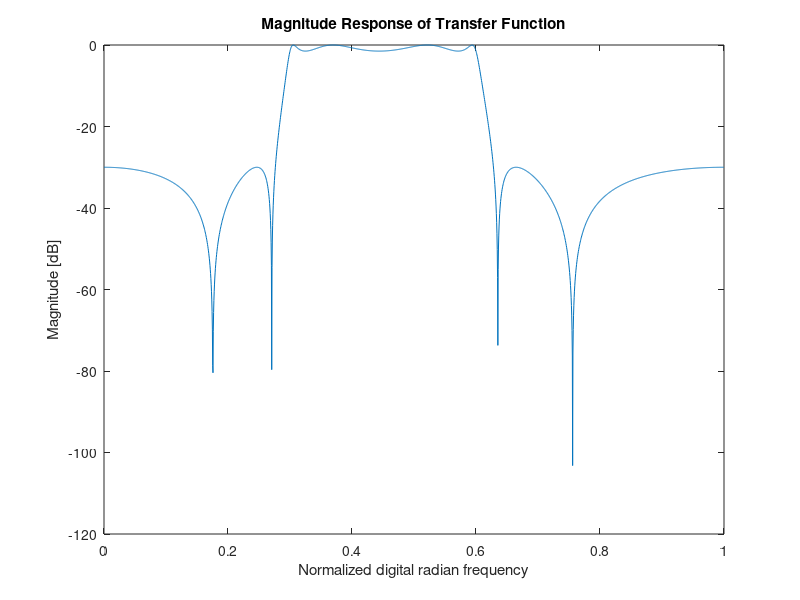

Write MATLAB code to recreate this figure. (Note: this script raises an error after producing the figure.)
%% Alexander Faust
%
% ECE-310 Problem Set 4 - Quantization
%
% November 26, 2023
clc; clear; close all;

%% Question 4 
ellip_order = 8;                        % Elliptic filter order
Rp_ripple = 1.5;                        % Passband ripple [dB]
Rs_ripple = 30;                         % Stopband ripple [dB]
Wn = [0.3 0.6];                        % Passband length

[z, p, k] = ellip((ellip_order/2), Rp_ripple, Rs_ripple, Wn);

% Part a) - Convert to transfer function form
N = 2048;                           % Number of points for filter
[NUM, DEN] = zp2tf(z, p, k);
[tf, W] = freqz(NUM, DEN, N);

% List frequency to plot against:
fs = 10;              
frequencies = linspace(0, fs/2, 1000);

% Create figure of transfer function
figure;
plot(W/pi, 20*log10(abs(tf)));
title("Magnitude Response of Transfer Function");
xlabel("Normalized digital radian frequency");
ylabel("Magnitude [dB]");

% Part b) - Obtain SOS form
[SOS_up, G_up] = zp2sos(z, p, k, 'UP','inf');
[SOS_down, G_down] = zp2sos(z, p, k, 'DOWN', 'inf');

% Part c) - Check magnitude of poles and zeros from SOS
[SOS_up_poles, SOS_up_zeros, SOS_up_k] = sos2zp(SOS_up);
[SOS_down_poles, SOS_down_zeros, SOS_down_k] = sos2zp(SOS_down);

MAG_poles_up = abs(SOS_up_poles);
MAG_poles_down = abs(SOS_down_poles);
MAG_zeros_up = abs(SOS_up_zeros);
MAG_zeros_down = abs(SOS_down_zeros);

% Part d) - Create H1(z), H2(z), ... H_L(z):
NUM1_up = SOS_up(1, 1:3); %B's
NUM2_up = SOS_up(2, 1:3);
NUM3_up = SOS_up(3, 1:3);
NUM4_up = SOS_up(4, 1:3);

DEN1_up = SOS_up(1, 4:end); % A's
DEN2_up = SOS_up(2, 4:end);
DEN3_up = SOS_up(3, 4:end);
DEN4_up = SOS_up(4, 4:end);

% Compute convolution terms for numerator terms i.e. B's
conv_NUM1_NUM2_up = conv(NUM1_up, NUM2_up);
conv_NUM1_NUM2_NUM3_up = conv(conv_NUM1_NUM2_up, NUM3_up);
conv_NUM1_NUM2_NUM3_NUM4_up = conv(conv_NUM1_NUM2_NUM3_up, NUM4_up);

% Compute convolution terms for denominator terms i.e. A's
conv_DEN1_DEN2_up = conv(DEN1_up, DEN2_up);
conv_DEN1_DEN2_DEN3_up = conv(conv_DEN1_DEN2_up, DEN3_up);
conv_DEN1_DEN2_DEN3_DEN4_up = conv(conv_DEN1_DEN2_DEN3_up, DEN4_up);

% Construct transfer functions for each stage:
H0_up = freqz(G_up, DEN1_up, N);
H1_up = freqz(G_up * NUM1_up, conv_DEN1_DEN2_up, N);
H2_up = freqz(G_up * conv_NUM1_NUM2_up, conv_DEN1_DEN2_DEN3_up, N);
H3_up = freqz(G_up * conv_NUM1_NUM2_NUM3_up, conv_DEN1_DEN2_DEN3_DEN4_up, N);
H4_up = freqz(G_up * conv_NUM1_NUM2_NUM3_NUM4_up, conv_DEN1_DEN2_DEN3_DEN4_up, N);

figure;
hold on;
plot(W/pi, 20*log10(abs(H0_up)));
plot(W/pi, 20*log10(abs(H1_up)));
plot(W/pi, 20*log10(abs(H2_up)));
plot(W/pi, 20*log10(abs(H3_up)));
plot(W/pi, 20*log10(abs(H4_up)));
hold off;
title("Plot of H1(z) H2(z) ... for SOS UP");
xlabel("Normalized digital radian frequency");
ylabel("Magnitude [dB]");

% Do the same as above but for SOS_down: %
NUM1_down = SOS_down(1, 1:3);
NUM2_down = SOS_down(2, 1:3);
NUM3_down = SOS_down(3, 1:3);
NUM4_down = SOS_down(4, 1:3);

DEN1_down = SOS_down(1, 4:end);
DEN2_down = SOS_down(2, 4:end);
DEN3_down = SOS_down(3, 4:end);
DEN4_down = SOS_down(4, 4:end);

% Compute convolution terms for numerator terms
conv_NUM1_NUM2_down = conv(NUM1_down, NUM2_down);
conv_NUM1_NUM2_NUM3_down = conv(conv_NUM1_NUM2_down, NUM3_down);
conv_NUM1_NUM2_NUM3_NUM4_down = conv(conv_NUM1_NUM2_NUM3_down, NUM4_down);

% Compute convolution terms for denominator terms
conv_DEN1_DEN2_down = conv(DEN1_down, DEN2_down);
conv_DEN1_DEN2_DEN3_down = conv(conv_DEN1_DEN2_down, DEN3_down);
conv_DEN1_DEN2_DEN3_DEN4_down = conv(conv_DEN1_DEN2_DEN3_down, DEN4_down);

% Construct transfer functions for each stage:
H0_down = freqz(G_down, DEN1_down, N);
H1_down = freqz(G_down * NUM1_down, conv_DEN1_DEN2_down, N);
H2_down = freqz(G_down * conv_NUM1_NUM2_down, conv_DEN1_DEN2_DEN3_down, N);
H3_down = freqz(G_down * conv_NUM1_NUM2_NUM3_down, conv_DEN1_DEN2_DEN3_DEN4_down, N);
H4_down = freqz(G_down * conv_NUM1_NUM2_NUM3_NUM4_down, conv_DEN1_DEN2_DEN3_DEN4_down, N);

figure;
hold on;
plot(W/pi, 20*log10(abs(H0_down)));
plot(W/pi, 20*log10(abs(H1_down)));
plot(W/pi, 20*log10(abs(H2_down)));
plot(W/pi, 20*log10(abs(H3_down)));
plot(W/pi, 20*log10(abs(H4_down)));
hold off;
title("Plot of H1(z) H2(z) ... for SOS DOWN");
xlabel("Normalized digital radian frequency");
ylabel("Magnitude [dB]");

% Part e) - Check denominators are the same
check1 = DEN1_up == DEN4_down;
check3 = NUM1_up./NUM4_down;


%% Question 5 - Sensitivity Properties of Parallel Allpass Realizations
% Filter parameters:
ellip_lp_ord = 3;                     % Third-order elliptic lowpass filter
Pb_edge = 0.3*pi;                     % Passband edge
Pb_ripple = 0.92;                     % Passband ripple [dB]
Sb_ripple = 20;                       % Stopband ripple [dB]

% Original transfer function coefficients:
original_num = [0.1336, 0.0568, 0.0563, 0.1336];
original_den = [1, -1.5055, 1.2630, -0.3778];

% Coefficients for sum of two all pass realization:
H1_num = [-0.4954, 1];  
H1_den = [1, -0.4954]; 

H2_num = [0.7626, -1.0101, 1];
H2_den = [1, -1.0101, 0.7626]; 

% Quantize coefficients to compare resulting transfer functions...
%       *** Can interpret 0.5 as a shift for quantization ***

DEN_Q5 = zeros(4, 1);
NUM_Q5 = zeros(4, 1);   
DEN_Q5(1) = 1;
for i = 2:4
    DEN_y = fi(original_den(i), 1, 5, 3);
    DEN_Q5(i) = DEN_y.data;
end

for i = 1:4
    NUM_y = fi(original_num(i), 1, 5, 3);
    NUM_Q5(i) = NUM_y.data;
end

% Quantize the H! and H2 num and den's:
H1_den_quant = fi(H1_den(2), 1, 5, 3);
H1_den_quant = H1_den_quant.data;

H1_num_quant = fi(H1_num(2), 1, 5, 3);
H1_num_quant = H1_num_quant.data;

H2_den_quant = fi(H2_den(2), 1, 5, 3);
H2_den_quant = H2_den_quant.data;

H2_num_quant = fi(H2_num(1), 1, 5, 3);
H2_num_quant = H2_num_quant.data;

H2_den_quant_pos3 = fi(H2_den(3), 1, 5, 3);
H2_den_quant_pos3 = H2_den_quant_pos3.data;

H2_num_quant_pos3 = fi(H2_num(2), 1, 5, 3); 
H2_num_quant_pos3 = H2_num_quant_pos3.data;

% part b) - Check ideal gain 1 at omega = 0 and 0 at omega = pi:
% Effie Bluestone helped me understand this section!
gainAtZeroOriginal = sum(original_num)/sum(original_den);
t1 = [1, -1, 1, -1];
gainAtPiOriginal = sum(original_num.*t1) / sum(original_den.*t1);

gainAtZeroTwoAllP = (1/2) * (sum(H1_num) / sum(H1_den) + sum(H2_num) / sum(H2_den));
t2 = [1, -1];
i = [1, -1, 1];
gainAtPiTwoAllp = (1/2) * (sum(H1_num.*t2) / sum(H1_den.*t2) + sum(H2_num.*i) / sum(H2_den.*i) );

gainAtZeroQuant = sum(NUM_Q5) / sum(DEN_Q5);
gainAtPiQuant = sum(NUM_Q5'.*t1) / sum(DEN_Q5'.*t1);

H1_num_quant1 = [H1_num_quant, 1];
H2_num_quant2 = [H2_num_quant_pos3, H2_num_quant, 1];

H1_den_quant1 = [1, H1_den_quant];
H2_den_quant2 = [1, H2_den_quant, H2_den_quant_pos3];

gainAtZero_quant_two_allp = (1/2) * ...
    (sum(H1_num_quant1) / sum(H1_den_quant1) + sum(H2_num_quant2) / sum(H2_den_quant2));

gainAtPi_quant_two_allp = (1/2) * ...
    (sum(H1_num_quant1.*t2) / sum(H1_den_quant1.*t2) + sum(H2_num_quant2.*i) / sum(H2_den_quant2.*i));

% Plot gain
errorZero = 20*log10(gainAtZeroQuant / gainAtZeroOriginal);

errorPi = 20*log10(gainAtPiQuant / gainAtPiOriginal);

errorZeroTwoAllpass = 20*log10(gainAtZero_quant_two_allp / gainAtZeroTwoAllP);

errorPiTwoAllpass = 20*log10(gainAtPi_quant_two_allp / gainAtPiTwoAllp);

% Part c)
[H, omega] = freqz(original_num, original_den, 1000);
HQZero = freqz(NUM_Q5, DEN_Q5, 1000);
Omega = omega / pi;
HQa = (1/2) * (freqz(H1_num_quant1, H1_den_quant1, 1000) + freqz(H2_num_quant2, H2_den_quant2, 1000));

% Find max:
maxQZero = max(abs(H-HQZero));
maxQA = max(abs(H-HQa));

figure;
hold on
plot(Omega, 20*log10(abs(H)));
plot(Omega, 20*log10(abs(HQZero)));
plot(Omega, 20*log10(abs(HQa)));
xlim([0 1]);
ylim([-40 10]);
xlabel("Normalized frequency");
ylabel("Magnitude [dB]");
title("Superposition of each filter");
legend("H(\omega)", "H_{Q0}(\omega)", "H_{QA}(\omega)");
hold off


% Part d)
% 1.
maxDevPBGainZero = max(abs(20*log10(abs(H(1:0.2*1000))) - ...
    20*log10(abs(HQZero(1:0.2*1000)))));

maxDevPBGainA = max(abs(20*log10(abs(H(1:0.2*1000))) - ...
    20*log10(abs(HQa(1:0.2*1000)))));

% 2.
%% Comment
%
% Similar to the first filter in terms of the equiripple
%
%%
%3. 
maxSBGain = max(20*log10(abs(H(0.4*1000:end))));

maxSBGainZero = max(20*log10(abs(HQZero(0.4*1000:end))));

maxSBGainA = max(20*log10(abs(HQa(0.4*1000:end))));

% Part e)
[group_delay, Wp] = grpdelay(original_num, original_den, 1000);

group_delay_zero = grpdelay(original_num, original_den, 1000);

grou_delay_A = grpdelay(H1_num_quant1, H1_den_quant1, 1000) + ...
    grpdelay(H2_num_quant2, H2_den_quant2, 1000);

omega_freqs = Wp(1:0.2*1000) / pi;

% Create figure
figure;
hold on
plot(omega_freqs, group_delay(1:0.2*1000));
plot(omega_freqs, group_delay_zero(1:0.2*1000));
plot(omega_freqs, grou_delay_A(1:0.2*1000));

xlabel("Normalized \omega");
ylabel("Group Delay");
title("Superimposed graphs of group delay in PB");
legend("H(\omega)", "H_{Q0}(\omega)", "H_{QA}(\omega)");
hold off;
% We can see that the all pass is more sensitive

% Part f) - Compute poles and zeros

% Poles and zeros for original filter
figure;
zplane(original_num, original_den);
title("Original filter poles and zeros");

figure;
zplane(NUM_Q5', DEN_Q5');
title("Quantized filter poles and zeros");

figure;
zplane(conv(H2_num_quant2, H1_den_quant1) + conv(H1_num_quant1, H2_den_quant2), ...
    conv(H1_den_quant1, H1_den_quant1));
title("Reduced filter poles and zeros");
%% Comment
%
% The zero has moved further inside the unit circle towards the imaginary
% axis for the reduced filter. For the quantized filter it seems to have
% stayed at z = -1








